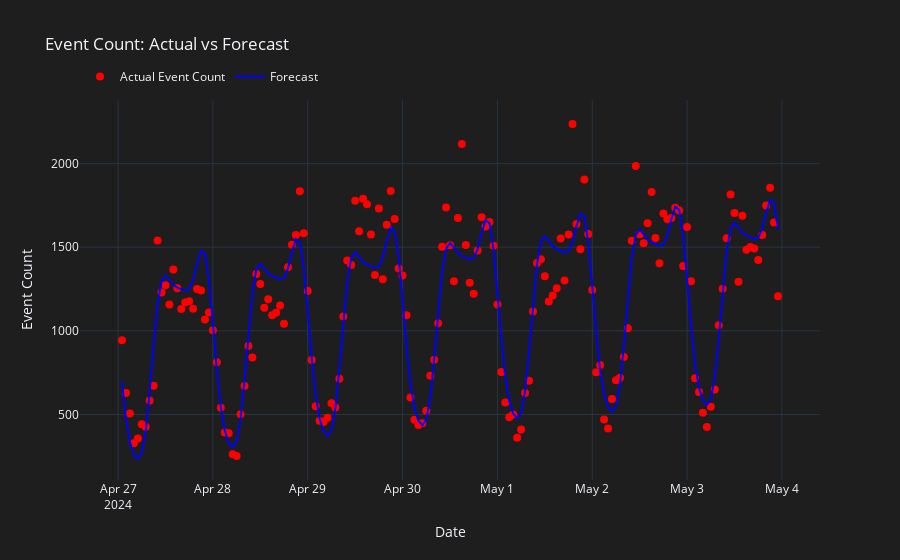

The notebook cell saved with this chart:
### Code cell
fig = go.Figure()

# Plot the actual event counts as red markers
fig.add_trace(go.Scatter(
    x=df_test.index, 
    y=df_test['Event count'], 
    mode='markers', 
    name='Actual Event Count',
    marker=dict(color='red', size=8),  # Red markers for actuals
    hoverinfo='x+y'
))

# Plot the forecast from the model
fig.add_trace(go.Scatter(
    x=df_test_fcst['ds'], 
    y=df_test_fcst['yhat'], 
    mode='lines', 
    name='Forecast',
    line=dict(color='blue', width=2),  # Blue line for forecast
    hoverinfo='x+y'
))

# layout 
fig.update_layout(
    title='Event Count: Actual vs Forecast',
    xaxis_title='Date',
    yaxis_title='Event Count',
    template='plotly_dark',  
    legend=dict(x=0, y=1.1, orientation='h', bgcolor='rgba(0,0,0,0)', font=dict(size=12)),
    hovermode='x unified',  
    plot_bgcolor='#1e1e1e',
    paper_bgcolor='#1e1e1e'
)

fig.show()

### Figure 1 — Plotly figure (JSON) as saved in the notebook; plotly's stock layout.template omitted (floating-point values rounded to 4 significant figures; data arrays with more than 128 entries replaced by an {"elided": "..."} marker saying what was removed)
{"data": [{"hoverinfo": "x+y", "marker": {"color": "red", "size": 8}, "mode": "markers", "name": "Actual Event Count", "type": "scatter", "x": {"elided": "167 str values"}, "y": {"elided": "167 int values"}}, {"hoverinfo": "x+y", "line": {"color": "blue", "width": 2}, "mode": "lines", "name": "Forecast", "type": "scatter", "x": {"elided": "167 str values"}, "y": {"elided": "167 float values"}}], "layout": {"autosize": true, "hovermode": "x unified", "legend": {"bgcolor": "rgba(0, 0, 0, 0)", "font": {"size": 12}, "orientation": "h", "x": 0, "y": 1.1}, "paper_bgcolor": "#1e1e1e", "plot_bgcolor": "#1e1e1e", "title": {"text": "Event Count: Actual vs Forecast"}, "xaxis": {"autorange": true, "range": ["2024-04-26 14:41:44.2009", "2024-05-04 09:18:15.7991"], "title": {"text": "Date"}, "type": "date"}, "yaxis": {"autorange": true, "range": [69.26, 2419.0], "title": {"text": "Event Count"}, "type": "linear"}}}
